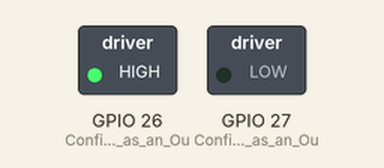
Simulated run of this sketch. Board: ESP32. On the bench: switched loads named in the sketch (green lamp = pin HIGH).

Above: at 1.0 s.
At 3.0 s:
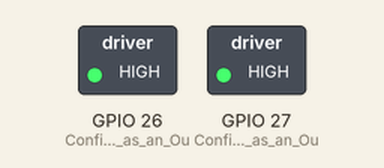
Timing chart, 0 to 5.2 s (numbered marks = the images above):
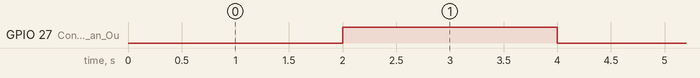

The sketch:

LinearMotor1.ino
```cpp
/* Firgelli Automations
*  Limited or no support: we do not have the resources for Arduino code support
*/

void setup() {
    pinMode(26, OUTPUT); // Configure pin 27 as an Output
    pinMode(27, OUTPUT); // Configure pin 26 as an Output

    digitalWrite(26, HIGH); // Initialize pin 27 as Low
    digitalWrite(27, HIGH); // Initialize pin 27 as Low

}

void loop() {
    // Extend Linear Actuator
    // digitalWrite(27, LOW);
    // digitalWrite(26, HIGH);

    // delay(2000); // 2 seconds

    // // Stops Actuator
    // digitalWrite(27, HIGH);
    // digitalWrite(26, HIGH);

    // delay(2000); // 2 seconds

    // Retracts Linear Actuator
    digitalWrite(26, HIGH);
    digitalWrite(27, LOW);

    delay(2000); // 2 seconds

    // Stop Actuator
    digitalWrite(26, HIGH);
    digitalWrite(27, HIGH);

    delay(2000); // 2 seconds
}
```

Measured:
- by itself, GPIO 27 (Configure_pin_26_as_an_Ou): alternates HIGH for 2.0 s and LOW for 2.0 s
